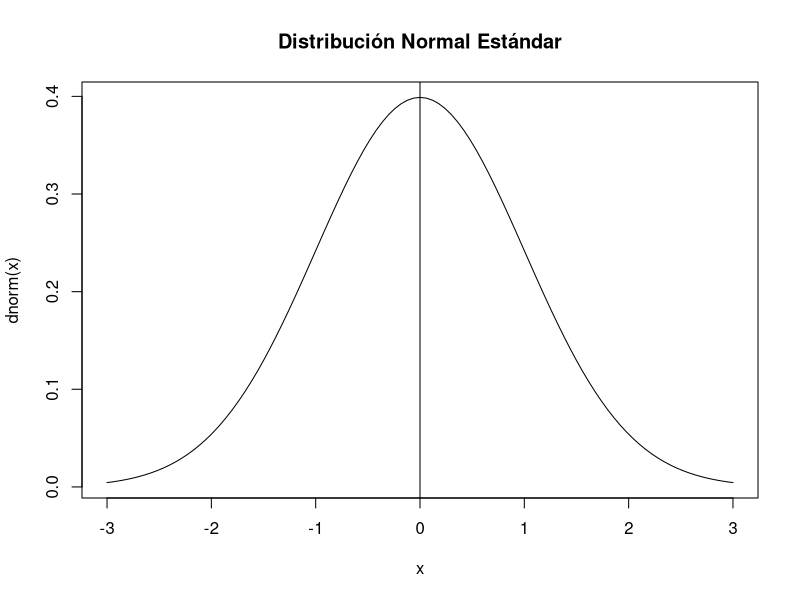
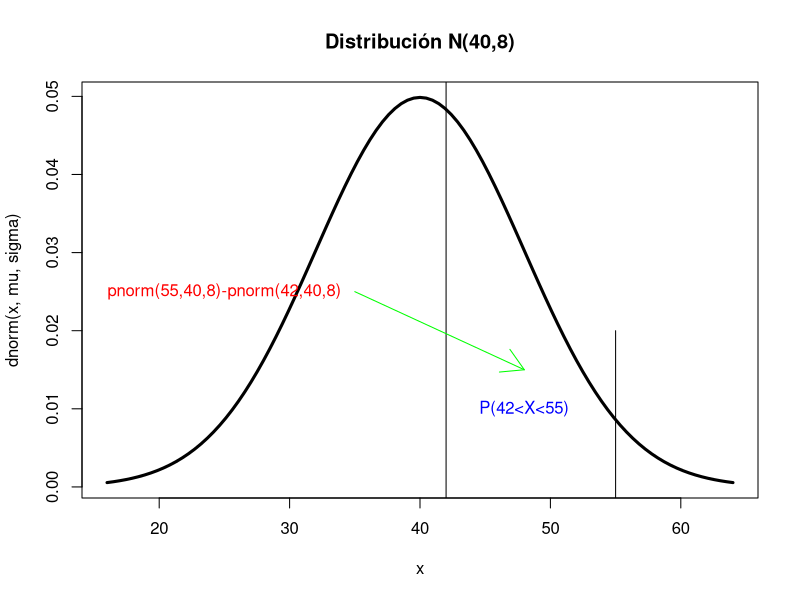
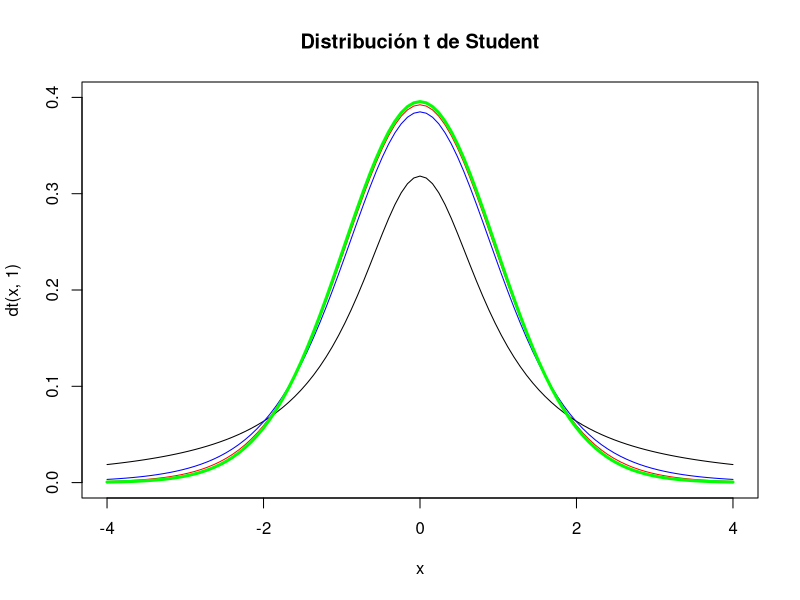
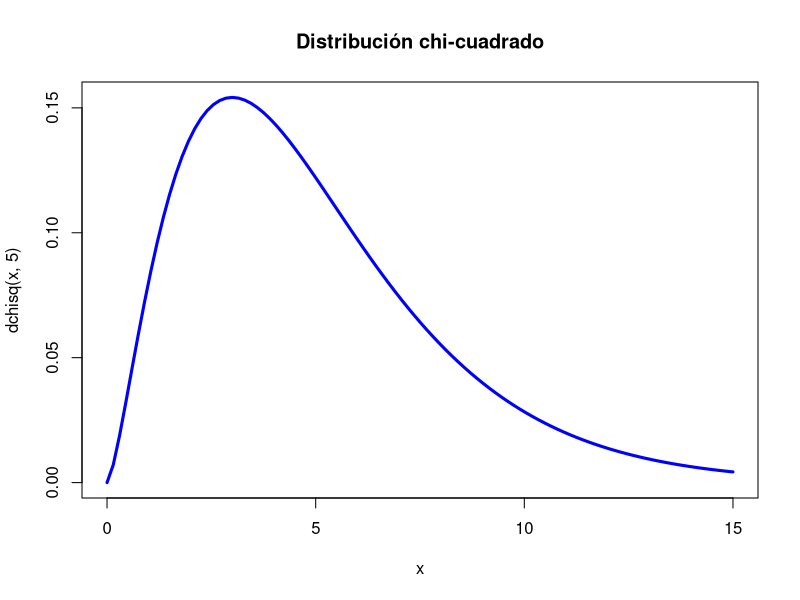

Source code (R) for these figures, in order:
## ---- chunk 1
options(digits = 4)
curve(dnorm(x),-3,3,main="Distribución Normal Estándar")
abline(v=0,add=TRUE)
## ---- chunk 2
pnorm(2)
1-pnorm(-1)
pnorm(2.5)-pnorm(1)
## ---- chunk 3
mu =40
sigma = 8
curve(dnorm(x,mu,sigma),main="Distribución N(40,8)",16,64,lwd=3)
segments(42,-1,42,0.15, add=TRUE)
segments(55,-1,55,0.02,add=TRUE)
text(x = 48, y = 0.01, labels = "P(42<X<55)", col = "blue")
text(x = 25, y = 0.025, labels = "pnorm(55,40,8)-pnorm(42,40,8)", col = "red")
arrows(35,0.025,48,0.015,col = 'green')
## ---- chunk 4
curve(dt(x,1),-4,4, ylim=c(0,.4),main="Distribución t de Student")
curve(dt(x,7),-4,4,add = TRUE, col='blue')
curve(dt(x,15),-4,4,add = TRUE, col='red')
curve(dt(x,30),-4,4,add = TRUE, col='green',lwd=3)
## ---- chunk 5
curve(dchisq(x,5),0,15,main="Distribución chi-cuadrado", col='blue',lwd=3)
